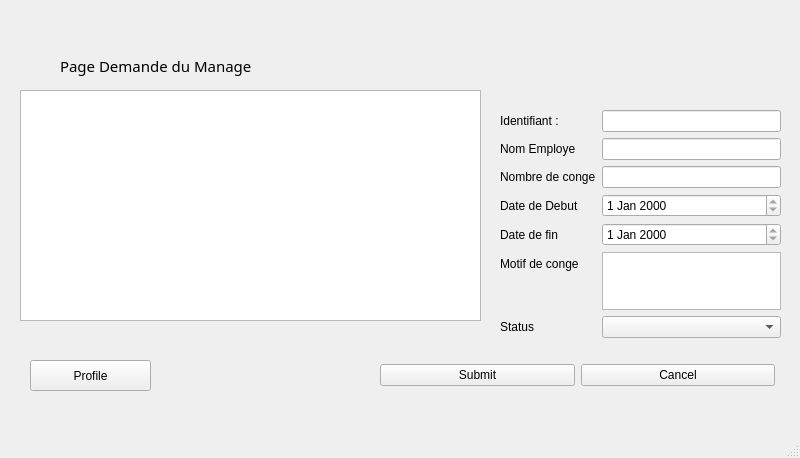
<?xml version="1.0" encoding="UTF-8"?>
<ui version="4.0">
 <class>ManagerUI</class>
 <widget class="QMainWindow" name="ManagerUI">
  <property name="geometry">
   <rect>
    <x>0</x>
    <y>0</y>
    <width>800</width>
    <height>458</height>
   </rect>
  </property>
  <property name="windowTitle">
   <string>MainWindow</string>
  </property>
  <widget class="QWidget" name="centralwidget">
   <widget class="QWidget" name="gridLayoutWidget">
    <property name="geometry">
     <rect>
      <x>380</x>
      <y>360</y>
      <width>395</width>
      <height>31</height>
     </rect>
    </property>
    <layout class="QGridLayout" name="gridLayout">
     <item row="0" column="2">
      <widget class="QPushButton" name="pushButtonCancel">
       <property name="text">
        <string>Cancel</string>
       </property>
      </widget>
     </item>
     <item row="0" column="1">
      <widget class="QPushButton" name="pushButtonSubmit">
       <property name="text">
        <string>Submit</string>
       </property>
      </widget>
     </item>
    </layout>
   </widget>
   <widget class="QLabel" name="label_2">
    <property name="geometry">
     <rect>
      <x>60</x>
      <y>50</y>
      <width>191</width>
      <height>31</height>
     </rect>
    </property>
    <property name="font">
     <font>
      <family>Myanmar Text</family>
      <pointsize>11</pointsize>
     </font>
    </property>
    <property name="text">
     <string>Page Demande du Manager</string>
    </property>
   </widget>
   <widget class="QWidget" name="formLayoutWidget">
    <property name="geometry">
     <rect>
      <x>500</x>
      <y>110</y>
      <width>281</width>
      <height>248</height>
     </rect>
    </property>
    <layout class="QFormLayout" name="formLayout">
     <item row="0" column="0">
      <widget class="QLabel" name="labelId">
       <property name="text">
        <string>Identifiant :</string>
       </property>
      </widget>
     </item>
     <item row="0" column="1">
      <widget class="QLineEdit" name="lineEditIdentifiant">
       <property name="readOnly">
        <bool>true</bool>
       </property>
      </widget>
     </item>
     <item row="4" column="0">
      <widget class="QLabel" name="labelDateFin">
       <property name="text">
        <string>Date de fin</string>
       </property>
      </widget>
     </item>
     <item row="5" column="0">
      <widget class="QLabel" name="label">
       <property name="text">
        <string>Motif de conge</string>
       </property>
      </widget>
     </item>
     <item row="5" column="1">
      <widget class="QPlainTextEdit" name="plainTextEdit">
       <property name="readOnly">
        <bool>true</bool>
       </property>
      </widget>
     </item>
     <item row="6" column="0">
      <widget class="QLabel" name="labelStatus">
       <property name="text">
        <string>Status</string>
       </property>
      </widget>
     </item>
     <item row="6" column="1">
      <widget class="QComboBox" name="statusBox">
       <item>
        <property name="text">
         <string/>
        </property>
       </item>
       <item>
        <property name="text">
         <string>Refusé</string>
        </property>
       </item>
       <item>
        <property name="text">
         <string>Accepté</string>
        </property>
       </item>
      </widget>
     </item>
     <item row="7" column="0">
      <widget class="QLabel" name="labelPassword">
       <property name="text">
        <string/>
       </property>
      </widget>
     </item>
     <item row="3" column="0">
      <widget class="QLabel" name="labelDateDebut">
       <property name="text">
        <string>Date de Debut</string>
       </property>
      </widget>
     </item>
     <item row="2" column="1">
      <widget class="QLineEdit" name="lineEditConge">
       <property name="readOnly">
        <bool>true</bool>
       </property>
      </widget>
     </item>
     <item row="2" column="0">
      <widget class="QLabel" name="labelConge_2">
       <property name="text">
        <string>Nombre de conge</string>
       </property>
      </widget>
     </item>
     <item row="1" column="1">
      <widget class="QLineEdit" name="lineEditEmploye">
       <property name="readOnly">
        <bool>true</bool>
       </property>
      </widget>
     </item>
     <item row="1" column="0">
      <widget class="QLabel" name="labelId_2">
       <property name="text">
        <string>Nom Employe</string>
       </property>
      </widget>
     </item>
     <item row="3" column="1">
      <widget class="QDateEdit" name="dateEditDebut">
       <property name="readOnly">
        <bool>true</bool>
       </property>
      </widget>
     </item>
     <item row="4" column="1">
      <widget class="QDateEdit" name="dateEditFin">
       <property name="readOnly">
        <bool>true</bool>
       </property>
      </widget>
     </item>
    </layout>
   </widget>
   <widget class="QTableView" name="tableViewUsers">
    <property name="geometry">
     <rect>
      <x>20</x>
      <y>90</y>
      <width>461</width>
      <height>231</height>
     </rect>
    </property>
    <property name="sizeAdjustPolicy">
     <enum>QAbstractScrollArea::AdjustIgnored</enum>
    </property>
    <property name="editTriggers">
     <set>QAbstractItemView::NoEditTriggers</set>
    </property>
    <property name="alternatingRowColors">
     <bool>true</bool>
    </property>
    <property name="selectionBehavior">
     <enum>QAbstractItemView::SelectRows</enum>
    </property>
    <property name="showGrid">
     <bool>true</bool>
    </property>
    <property name="gridStyle">
     <enum>Qt::CustomDashLine</enum>
    </property>
    <attribute name="horizontalHeaderCascadingSectionResizes">
     <bool>false</bool>
    </attribute>
    <attribute name="horizontalHeaderDefaultSectionSize">
     <number>82</number>
    </attribute>
   </widget>
   <widget class="QPushButton" name="pushButtonProfil">
    <property name="geometry">
     <rect>
      <x>30</x>
      <y>360</y>
      <width>121</width>
      <height>31</height>
     </rect>
    </property>
    <property name="text">
     <string>Profile</string>
    </property>
   </widget>
  </widget>
  <widget class="QMenuBar" name="menubar">
   <property name="geometry">
    <rect>
     <x>0</x>
     <y>0</y>
     <width>800</width>
     <height>22</height>
    </rect>
   </property>
  </widget>
  <widget class="QStatusBar" name="statusbar"/>
 </widget>
 <resources/>
 <connections/>
</ui>
